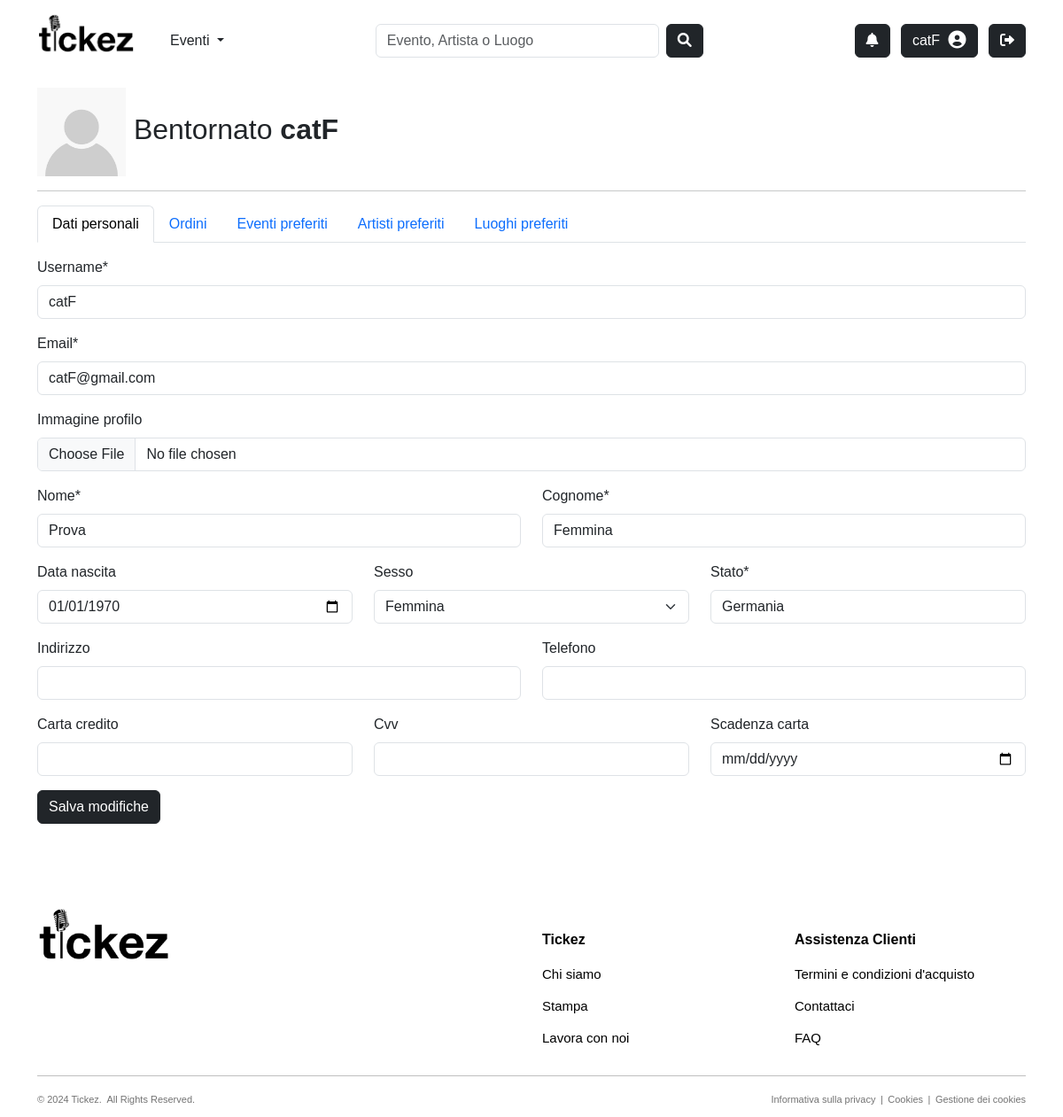
Page /users/profile/ (signed in) on the committed database.
### users/models.py (models this page shows, shortened)
class Utente(models.Model):
    user = models.OneToOneField(User, on_delete=models.CASCADE)
    GENDER_CHOICES = [
        ('M', 'Maschio'),
        ('F', 'Femmina'),
        ('Altro', 'Altro')
    ]
    nome = models.CharField(max_length=100, null=False, blank=False)
    cognome = models.CharField(max_length=100, null=False, blank=False)
    email = models.EmailField(max_length=254, null=False, blank=False, unique=True)
    data_nascita = models.DateField(null=True, blank=True, default=date.today)
    sesso = models.CharField(max_length=10, choices=GENDER_CHOICES, null=True, blank=True, default='Altro')
    stato = models.CharField(max_length=100)
    indirizzo = models.CharField(max_length=50, null=True, blank=True, default=None)
    telefono = models.CharField(max_length=20, null=True, blank=True, default=None)
    immagine_profilo = models.ImageField(null=True, blank=True, upload_to="images/customers", default=join('static', 'images', 'defaults', 'default_user.jpg'))
    carta_credito = models.CharField(max_length=16, null=True, default=None, blank=True)
    cvv = models.CharField(max_length=3, null=True, blank=True, default=None)
    scadenza_carta = models.DateField(null=True, blank=True, default=date.today)
    @property # trasforma un metodo di una classe in un attributo di sola lettura
    def immagine_profilo_url(self):
        if self.immagine_profilo and hasattr(self.immagine_profilo, 'url'):
            return self.immagine_profilo.url
        else:
            return join(settings.STATIC_URL, 'images/defaults/default_user.jpg')
    class Meta:
        verbose_name_plural = 'Utenti'

### users/views.py (the view, shortened to what this page needs)
# urls.py: path('profile/', views.ProfileView.as_view(), name="profile"),
class ProfileView(LoginRequiredMixin, UpdateView):
    model = Utente
    form_class = CustomerEditCrispyForm
    template_name = 'users/profile.html'
    success_url = reverse_lazy('users:profile')
    def get_object(self, queryset=None):
        return self.request.user.utente
    def get_context_data(self, **kwargs):
        context = super().get_context_data(**kwargs)
        utente = self.get_object()
        context['user'] = self.request.user
        context['immagine_profilo'] = utente.immagine_profilo_url
        context['orders'] = utente.ordini.all()
        context['starred_events'] = utente.eventi_preferiti.all()
        context['starred_artists'] = utente.organizzatori_preferiti.all()
        context['starred_locations'] = utente.luoghi_preferiti.all()
        return context

### common/context_processors.py (called while the page is built)
def notifications(request):
    notifications = []
    unread_count = 0
    if request.user.is_authenticated:
        try:
            utente = request.user.utente
            notifications = Notifica.objects.filter(organizzatore__in=utente.organizzatori_preferiti.all()).order_by('-data_ora')
            unread_count = notifications.filter(letta=False).count()
        except:
            utente = None
    return {
        'notifications': notifications,
        'unread_count': unread_count,
    }

### orders/models.py (called while the page is built)
    def can_edit(self):
        return timezone.now() <= (self.biglietto.evento.data_ora - timedelta(days=30))

### users/templates/users/profile.html (shortened to what this page needs)
{% extends "users/base_users.html" %}
{% load static %}
{% load crispy_forms_tags %}
{% block content %}
    <div class="container">
        <h2>
          <img src="{{ immagine_profilo }}" style="width: 100px; height: 100px; object-fit: cover">
          Bentornato <strong>{{user}}</strong>
        </h2>
        <hr>
        <ul class="nav nav-tabs" id="myTab" role="tablist">
            <li class="nav-item" role="presentation">
              <button class="nav-link active" id="data-tab" data-bs-toggle="tab" data-bs-target="#data" type="button" role="tab" aria-controls="data" aria-selected="true">Dati personali</button>
            </li>
            <li class="nav-item" role="presentation">
              <button class="nav-link" id="orders-tab" data-bs-toggle="tab" data-bs-target="#orders" type="button" role="tab" aria-controls="orders" aria-selected="true">Ordini</button>
            </li>
            <li class="nav-item" role="presentation">
                <button class="nav-link" id="events-tab" data-bs-toggle="tab" data-bs-target="#events" type="button" role="tab" aria-controls="events" aria-selected="false">Eventi preferiti</button>
              </li>
            <li class="nav-item" role="presentation">
            <button class="nav-link" id="artists-tab" data-bs-toggle="tab" data-bs-target="#artists" type="button" role="tab" aria-controls="artists" aria-selected="false">Artisti preferiti</button>
            </li>
            <li class="nav-item" role="presentation">
              <button class="nav-link" id="locations-tab" data-bs-toggle="tab" data-bs-target="#locations" type="button" role="tab" aria-controls="locations" aria-selected="false">Luoghi preferiti</button>
            </li>
        </ul>
        <div class="tab-content">
            <div class="tab-pane mt-3 active" id="data" role="tabpanel" aria-labelledby="data-tab">
                <form method="POST" enctype="multipart/form-data"> {% csrf_token %}
                    {% crispy form %}
                </form>
            </div>
        </div>
    </div>
{% endblock %}

### templates/navbar.html (shortened to what this page needs)
{% load tz %}
<nav class="navbar navbar-light" style="background-color: #ffffff; padding:10px 30px;">
    <div class="container-fluid d-flex justify-content-between align-items-end">
        <div class="d-flex align-items-end">
            <a class="navbar-brand" href="/">
                <img src="/static/images/tickez_logo.jpg" alt="tickez logo" width="110">
            </a>
            <div class="dropdown d-inline ms-4" style="margin-bottom: 7px;">
                <a class="nav-link dropdown-toggle" href="#" role="button" data-bs-toggle="dropdown" aria-expanded="false">
                    Eventi
                </a>
            </div>
        </div>
        <div>
            <form class="d-flex w-100 ms-3 me-3" method="GET" action="{% url 'common:search-results' %}">
                <input class="form-control me-2" type="search" name="keywords" placeholder="Evento, Artista o Luogo" aria-label="Search" style="width: 320px;">
                <button class="btn btn-dark" type="submit"><i class="fas fa-search"></i></button>
            </form>
        </div>
        <div>
            {% if user.is_authenticated %}
            <div class="btn-group me-2">
                <button class="btn btn-dark rounded-end" type="button" data-bs-toggle="dropdown" aria-expanded="false">
                    <i class="fas fa-bell position-relative" style="position: relative;">
                    </i>
                </button>
            </div>
            <a href="{% url 'users:profile' %}" class="btn btn-dark me-2">
                <span style="margin-right: 5px;">{{ user }}</span>
                <i class="fas fa-user-circle fa-lg"></i>
            </a>
            <form id="logout-form" method="POST" action="{% url 'logout' %}" style="display: inline;">
                <button type="submit" class="btn btn-dark">
                    <i class="fas fa-sign-out-alt"></i>
                </button>
            </form>
            {% else %}
            <a href="{% url 'login' %}" class="btn btn-dark me-2">
                <span style="margin-right: 5px;">Accedi</span>
                <i class="fas fa-user-circle fa-lg"></i>
            </a>
            {% endif %}
        </div>
    </div>
</nav>

### static/css/style.css (style rules this page uses)
body { font-family: 'Helvetica', 'Arial', sans-serif; }

### rows in the picture
Utente: email "catF@gmail.com", nome "Prova", cognome "Femmina", data_nascita "01/01/1970", sesso "Femmina", stato "Germania"

### other values in the picture
{{ user }} "catF"
